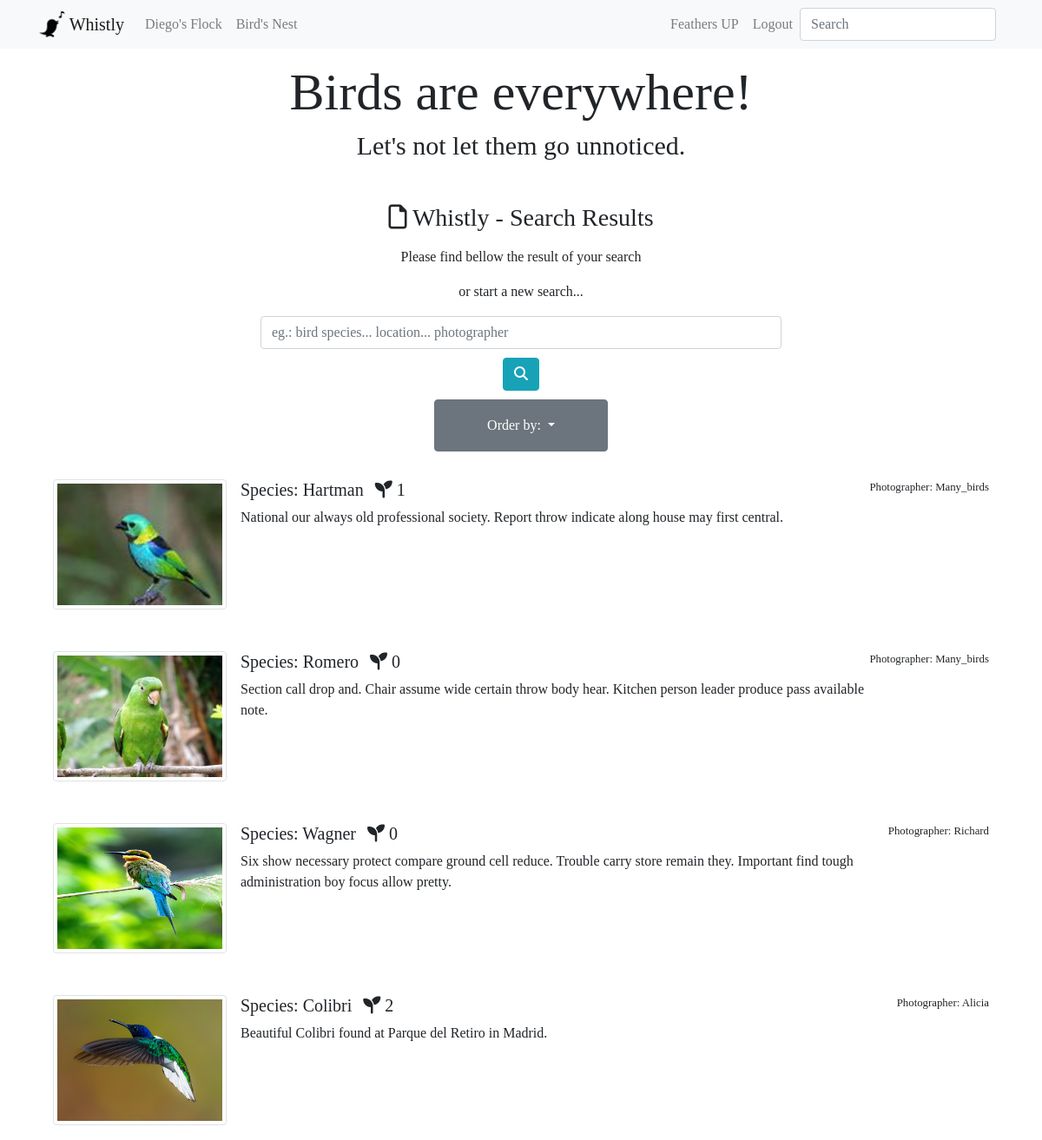
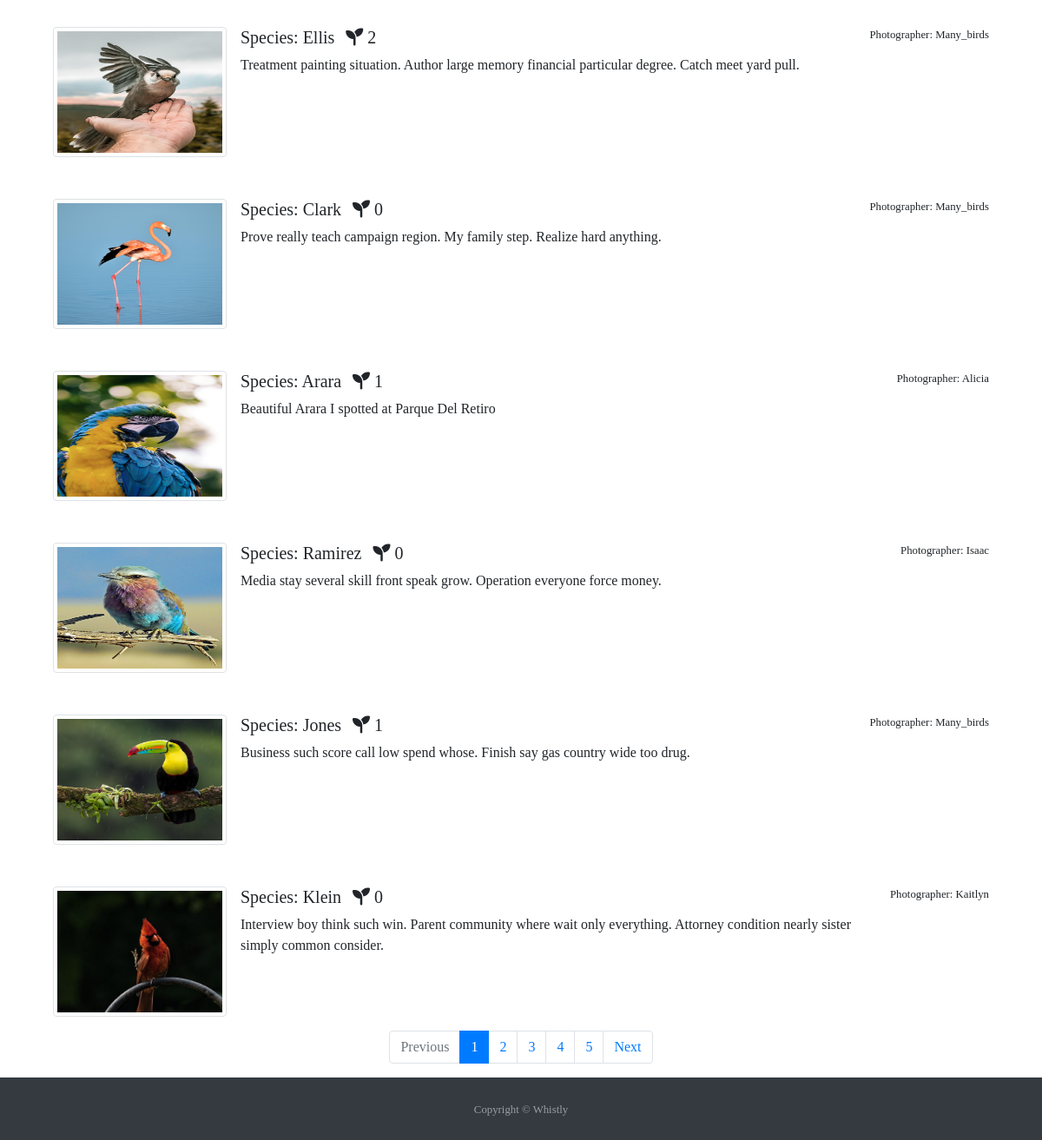
The page /search/?q=&order_by=comment (signed in) on the database its author committed (2 pictures, top to bottom).
### users/models.py (models this page shows, shortened)
class CustomUser(AbstractUser):
    id = models.UUIDField(
        primary_key=True,
        default=uuid.uuid4,
        editable=False
    )
    profile_picture = models.ImageField(upload_to='profile_pics', blank=True, default='default/default_profile_pic.jpg', validators=[file_size])
    about_user = models.TextField(max_length=600, blank=True, default='Enter a nice description here')
    registered_at = models.DateField(auto_now_add=True)
    def __str__(self):
        return super().username

### birds/models.py (models this page shows, shortened)
class TimeStampedModel(models.Model):
    created = models.DateTimeField(auto_now_add=True)
    modified = models.DateTimeField(auto_now=True)
    class Meta:
        abstract = True

class Bird(TimeStampedModel):
    id = models.UUIDField(
        primary_key=True,
        default=uuid.uuid4,
        editable=False
    )
    species = models.CharField(max_length=150, blank=False)
    location = models.CharField(max_length=200, blank=False)
    picture = models.ImageField(upload_to='bird', blank=False, validators=[file_size])
    photographer = models.ForeignKey(
        get_user_model(),
        on_delete=models.CASCADE,
        related_name='photographers',)
    photographer_comment = models.TextField(max_length=500)
    class Meta:
        ordering = ['-created']
    def get_absolute_url(self):
        return reverse("bird_detail", kwargs={"pk": self.pk})

### pages/views.py (the view)
# urls.py: path('search/', SearchResultsListView.as_view(), name='search_results'),
class SearchResultsListView(LoginRequiredMixin, ListView):
    model = Bird
    template_name = 'search_results.html'
    paginate_by = 10
    def get_queryset(self):
        print(self.request.GET)
        query = self.request.GET.get('q') # search result
        order_by = self.request.GET.get('order_by') # order by result
        queryset = super().get_queryset() # queryset = Birds.objects
        if query:
            queryset = queryset.filter(
                Q(photographer__username__icontains=query)| Q(species__icontains=query)
                | Q(photographer_comment__icontains=query) | Q(location__icontains=query)
            )
            if order_by:
                queryset = queryset.annotate(num_comment=Count('comments')).order_by('-num_comment')
            return queryset
        else:
            if order_by:
                queryset = queryset.annotate(num_comment=Count('comments')).order_by('-num_comment')
        return queryset
    def get_context_data(self, *, object_list=None, **kwargs):
        context = super().get_context_data(**kwargs)
        context["user_search"] = self.request.GET.get('q')
        return context

### templates/search_results.html (shortened to what this page needs)
{% extends '_base.html' %}
{% load crispy_forms_tags %}
{% block content %}
<div class="container">
  <div class="row">
    <div class="col-12" align="center">
      <h3 class="mb-3"><i class="fa fa-file-o"></i> Whistly - Search Results</h3>
      <p class="">Please find bellow the result of your search</p>
      <p class="mb-3">or start a new search...</p>
      <form action="{% url 'search_results' %}" method="GET">
        <input
          type="text"
          name="q"
          class="form-control"
          placeholder="eg.: bird species... location... photographer"
          style="max-width: 600px;"
        >
        <button class="btn btn-info" type="button" style="width: auto; height:auto">
          <i class="fa fa-search"></i>
        </button>
      </form>
    </div>
  </div>
  <div class="row">
    <div class="container col-12" align=center>
    <div class="dropdown">
      <button class="btn btn-secondary dropdown-toggle" type="button" id="dropdownMenuButton" data-toggle="dropdown" aria-haspopup="true" aria-expanded="false">
        Order by:
      </button>
    </div>
  </div>
      {% for result in bird_list %}
        <div class="container">
          <div class="media mt-3 p-3">
            <a href="{{ result.get_absolute_url }}">
              <img class="mr-3 img-thumbnail" src="{{ result.picture.url }}" alt="Generic placeholder image" style="height: 150px; width: 200px;">
            </a>
            <div class="media-body">
              <p class="small float-right">Photographer: {{ result.photographer|capfirst }}</p>
              <h5 class="mt-0">Species: {{ result.species }}
                <span class="ml-2">
                  <i class="fas fa-seedling"></i>
                  {{ result.seeds.count }}
                </span>
              </h5>
              {{ result.photographer_comment }}
            </div>
          </div>
          </div>
      {% endfor %}
</div>
</div>
{% include 'pagination.html' %}
{% endblock content %}

### templates/_base.html (shortened to what this page needs)
<!DOCTYPE html>
{% load static %}
<html lang="en">
<head>
<link rel="stylesheet" href="https://cdnjs.cloudflare.com/ajax/libs/twitter-bootstrap/4.5.0/css/bootstrap.min.css">
<link rel="stylesheet" href="https://cdnjs.cloudflare.com/ajax/libs/font-awesome/5.13.0/css/all.min.css">
<link rel="stylesheet" href="{% static 'css/base.css' %}">
</head>
<body>
<div id="main-div">
    <nav class="navbar fixed-top navbar-expand-lg navbar-light bg-light">
      <div class="container">
        <div class="navbar-header">
          <a href="{% url 'home' %}" class="navbar-brand">
            <img src="{% static 'img/icon.png' %}" width="30" height="30" class="d-inline-block align-top" alt="icon">
            Whistly
          </a>
        </div>
        <div class="collapse navbar-collapse" id="navbarSupportedContent">
        <ul class="navbar-nav mr-auto">
          {% if user.is_authenticated %}
            <li class="nav-item">
              <a class="nav-link" href="{% url 'profile_detail' pk=user.pk %}">{{ user|title }}'s Flock</a></li>
            <li class="nav-item">
          {% endif %}
            <li class="nav-item">
              <a class="nav-link" href="{% url 'birds_nest' %}">Bird's Nest</a></li>
        </ul>
        <ul class="navbar-nav ml-auto">
          {% if user.is_authenticated %}
              <li class="nav-item">
                <a class="nav-link" href="{% url 'add_bird' %}">Feathers UP</a>
              </li>
              <li class="nav-item">
                <a class="nav-link" href="{% url 'account_logout' %}">Logout</a>
              </li>
          {% endif %}
            <form action="{% url 'search_results' %}" method="GET" class="form-inline my-2 my-lg-0">
              <input name='q' class="form-control mr-sm-2" type="search" placeholder="Search" aria-label="Search">
            </form>
        </ul>
      </div>
      </div>
    </nav>
    <div class="container" style="padding-top: 70px" align=center>
          <h1 id="base_h1">Birds are everywhere!</h1>
          <h6 id="base_h6" class="mb-5">Let's not let them go unnoticed.</h6>
    </div>
    {% block content %}
    {% endblock content %}
<div>
  <footer id="sticky-footer" class="py-4 mt-3 bg-dark text-white-50">
    <div class="container text-center">
      <small>Copyright &copy; Whistly</small>
    </div>
  </footer>
</div>
</div>
</body>
</html>

### static/css/base.css (style rules this page uses)
body { font-family: 'Caladea', serif; }
button { width: 200px; height: 60px; margin-top: 10px; }
#base_h1 { font-size: 60px; }
#base_h6 { font-size: 30px; }

### rows shown on the page
CustomUser: username "Diego"
Bird: picture (picture), photographer "Many_birds", species "Hartman", seeds.count "1", photographer_comment "National our always old professional society. Report throw indicate along house may first central."
Bird: picture (picture), photographer "Many_birds", species "Romero", seeds.count "0", photographer_comment "Section call drop and. Chair assume wide certain throw body hear. Kitchen person leader produce pass available note."
Bird: picture (picture), photographer "Richard", species "Wagner", seeds.count "0", photographer_comment "Six show necessary protect compare ground cell reduce. Trouble carry store remain they. Important find tough administration boy focus allow pretty."
Bird: picture (picture), photographer "Alicia", species "Colibri", seeds.count "2", photographer_comment "Beautiful Colibri found at Parque del Retiro in Madrid."
Bird: picture (picture), photographer "Many_birds", species "Ellis", seeds.count "2", photographer_comment "Treatment painting situation. Author large memory financial particular degree. Catch meet yard pull."
Bird: picture (picture), photographer "Many_birds", species "Clark", seeds.count "0", photographer_comment "Prove really teach campaign region. My family step. Realize hard anything."
Bird: picture (picture), photographer "Alicia", species "Arara", seeds.count "1", photographer_comment "Beautiful Arara I spotted at Parque Del Retiro"
Bird: picture (picture), photographer "Isaac", species "Ramirez", seeds.count "0", photographer_comment "Media stay several skill front speak grow. Operation everyone force money."
Bird: picture (picture), photographer "Many_birds", species "Jones", seeds.count "1", photographer_comment "Business such score call low spend whose. Finish say gas country wide too drug."
Bird: picture (picture), photographer "Kaitlyn", species "Klein", seeds.count "0", photographer_comment "Interview boy think such win. Parent community where wait only everything. Attorney condition nearly sister simply common consider."

### other values the page prints
{{ i }} "1"
{{ i }} "2" "3" "4" "5"
